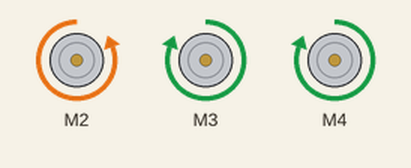
Simulated run of this program. Board: Arduino Uno, built with avr-gcc and run on an emulated ATmega328P. Parts: 3 × DC motor (green arrow = forward, orange = backward, longer = faster).

Above: at 0.1 s.
Timing chart, 0 to 1.6 s (numbered marks = the images above):
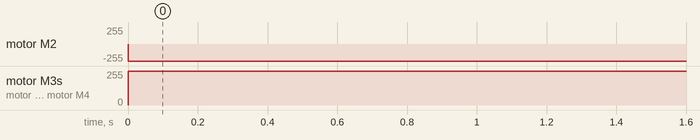

The program:

main.cpp
```cpp
#include "Robot.h"

#include <Arduino.h>
#include <AFMotor.h>

Robot robot;

void setup()
{
  robot.forward();

  robot.maehdrescher.forward();
}

void loop()
{
  // ! NOT WORKING !
  // const long distance = robot.ultrasonicSensor.getDistance();

  // robot.forward();
  // robot.maehdrescher.forward();

  // if (distance < 10)
  // {
  //   robot.maehdrescher.stop();
  // }
  // if (distance < 48)
  // {
  //   robot.turnLeft();
  // }

  // delay(1000);
}
```

Maehdrescher.cpp
```cpp
#include "Maehdrescher.h"
#include <AFMotor.h>

Maehdrescher::Maehdrescher(uint8_t motor1Num = motorNumber) : motor{motor1Num}
{
    stop();
}

void Maehdrescher::setMotors(uint8_t speed, uint8_t direction)
{
    motor.setSpeed(speed);

    motor.run(direction);
}

void Maehdrescher::forward()
{
    if (isForward)
    {
        return;
    }
    setMotors(255, BACKWARD);
    isForward = true;
}

void Maehdrescher::stop()
{
    setMotors(0, RELEASE);
    isForward = false;
}

void Maehdrescher::backward()
{
    setMotors(255, FORWARD);
    isForward = false;
}
```

Maehdrescher.h
```cpp
#pragma once
#include <AFMotor.h>

#define motorNumber 2

class Maehdrescher
{
private:
    AF_DCMotor motor{motorNumber};
    bool isForward;

public:
    Maehdrescher(uint8_t motorNum = motorNumber);

    void setMotors(uint8_t speed, uint8_t direction);

    void forward();

    void stop();

    void backward();
};
```

Robot.cpp
```cpp
#include "Robot.h"

#include "UltrasonicSensor.h"
#include "Maehdrescher.h"
#include "AFMotor.h"

Robot::Robot(uint8_t motor1Num = motorNumber, uint8_t motorRightNum = motorRightNumber, uint8_t motorLeftNum = motorLeftNumber, int pingPin = pingPinNumber, int echoPin = echoPinNumber) : maehdrescher{motor1Num}, motorRight{motorRightNum}, motorLeft{motorLeftNum}, ultrasonicSensor{pingPin, echoPin}
{
    stop();
}

void Robot::drive(uint8_t speed, uint8_t direction)
{
    motorRight.setSpeed(speed);
    motorLeft.setSpeed(speed);

    motorRight.run(direction);
    motorLeft.run(direction);
}

void Robot::stop()
{
    if (direction != Robot::Direction::isStop)
    {
        direction = Robot::Direction::isStop;
        drive(0, RELEASE);
    }
}

void Robot::backward()
{
    if (direction != Robot::Direction::isBackward)
    {
        direction = Robot::Direction::isBackward;
        drive(255, BACKWARD);
    }
}

void Robot::forward()
{
    // if (direction != Robot::Direction::isForward)
    // {
    //     direction = Robot::Direction::isForward;
    //     drive(255, FORWARD);
    // }
    drive(255, FORWARD);
}

void Robot::turnLeft()
{
    // ! Not working
    if (direction != Robot::Direction::isLeft)
    {
        direction = Robot::Direction::isLeft;
        motorRight.setSpeed(235);
        motorLeft.setSpeed(255);

        motorRight.run(FORWARD);
        motorLeft.run(FORWARD);
    }
}

void Robot::turnRight()
{
    // ! Not working
    if (direction != Robot::Direction::isRight)
    {
        direction = Robot::Direction::isRight;
        motorRight.setSpeed(255);
        motorLeft.setSpeed(235);

        motorRight.run(FORWARD);
        motorLeft.run(FORWARD);
    }
}
```

Robot.h
```cpp
#pragma once
#include "Maehdrescher.h"
#include "UltrasonicSensor.h"
#include <AFMotor.h>

#define motorRightNumber 3
#define motorLeftNumber 4

class Robot
{
public:
    Maehdrescher maehdrescher{};
    UltrasonicSensor ultrasonicSensor{};

private:
    AF_DCMotor motorRight{motorRightNumber};
    AF_DCMotor motorLeft{motorLeftNumber};

    enum Direction
    {
        isForward,
        isBackward,
        isStop,
        isLeft,
        isRight,
    };

    Direction direction;

public:
    Robot(uint8_t motor1Num = motorNumber, uint8_t motor3Num = motorRightNumber, uint8_t motor4Num = motorLeftNumber, int pingPin = pingPinNumber, int echoPin = echoPinNumber);

    void stop();

    void backward();

    void forward();

    void turnLeft();

    void turnRight();

private:
    void drive(uint8_t speed, uint8_t direction);
};
```

UltrasonicSensor.cpp
```cpp
#include "UltrasonicSensor.h"
#include <Arduino.h>

UltrasonicSensor::UltrasonicSensor(int pingPin = pingPinNumber, int echoPin = echoPinNumber) : pingPin{pingPin}, echoPin{echoPin} {};

long UltrasonicSensor::getDistance()
{
    // var definitions
    long duration, cm;

    // send 10us pulse to trigger
    pinMode(pingPin, OUTPUT);
    digitalWrite(pingPin, LOW);
    delayMicroseconds(2);
    digitalWrite(pingPin, HIGH);
    delayMicroseconds(10);
    digitalWrite(pingPin, LOW);
    pinMode(echoPin, INPUT);
    duration = pulseIn(echoPin, HIGH);

    // convert the time into a distance
    return microsecondsToCentimeters(duration);
}

long UltrasonicSensor::microsecondsToCentimeters(long microseconds)
{
    return microseconds / 29 / 2;
}
```

UltrasonicSensor.h
```cpp
#pragma once
#include <Arduino.h>

#define pingPinNumber 7
#define echoPinNumber 8

class UltrasonicSensor
{
    const int pingPin{};
    const int echoPin{};

public:
    UltrasonicSensor(int pingPin = pingPinNumber, int echoPin = echoPinNumber);

    long getDistance();

private:
    long microsecondsToCentimeters(long microseconds);
};
```

Measured:
- by itself, motor M2: stopped → backward 255/255 at 0.00 s
- by itself, motor M3, motor M4: stopped → forward 255/255 at 0.00 s
